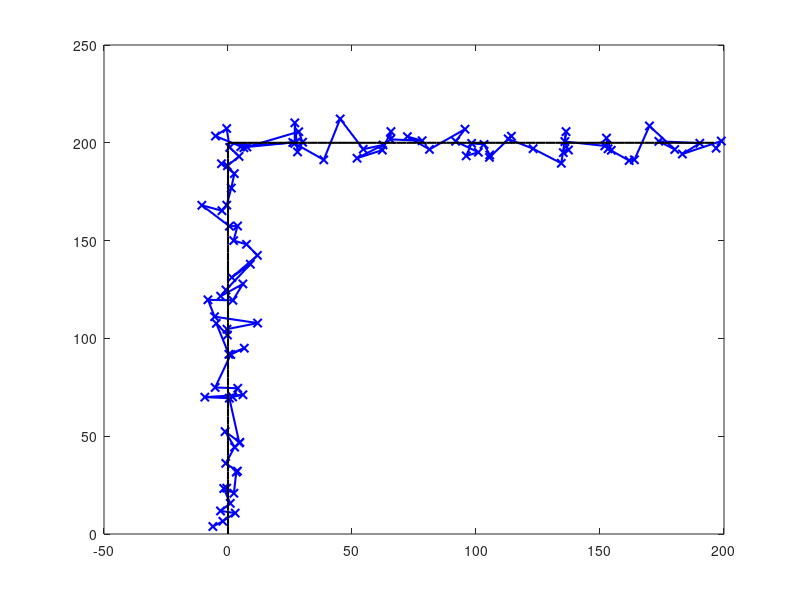

Reproduce this figure in MATLAB. (Note: this script raises an error after producing the figure.)
% Simulate improved GPS tracking
% Using Kalman filtering, prediction and smoothing
% Uses Matlab's notation
close all
%sigma2 = 1e-1;  % fast, more noisy
sigma2 = 1e-2;  % slow, low noise
v=4;    % speed m/s
h=1;    % sampling period in seconds
N=50;   % nr samples / 2 

% The true trajectory (two straight lines with a turn)
xtrue1=[zeros(1,N+1) 0:v*h:(N-1)*v*h];     
xtrue2=[0:v*h:N*v*h N*v*h*ones(1,N)];
xtrue=[xtrue1;xtrue2];

% The gps measurements
gps_accuracy = 5; % measurement accuracy in meter  
randn('state',0)
ygps = xtrue + gps_accuracy*randn(size(xtrue));
figure(1)
plot(ygps(1,:),ygps(2,:),'b-x','linewidth',1.5); 
hold on
plot(xtrue(1,:),xtrue(2,:),'k-','linewidth',1.5)

% The Kalman filter (matlab notation)
I = eye(2);
A = [I h*I; 0*I I];
G = [0*I;I];
C = [I 0*I];
Q = sigma2*I;    % tuning parameter
R = gps_accuracy^2*I;
[M,P,Z,E] = dlqe(A,G,C,Q,R);
kalman1 = ss(A-A*M*C,A*M,eye(4),zeros(4,2),h);
kalman0 = ss(A-A*M*C,A*M,eye(4)-M*C,M,h);

% Some plotting
time = (0:2*N)*h;
xpred1 = lsim(kalman1, ygps,time)';
ypred1 = C*xpred1;
plot(ypred1(1,:),ypred1(2,:),'r-','linewidth',1.5)

xpred01 = xpred1 + M*(ygps-C*xpred1);
xpred0 = lsim(kalman0, ygps,time)';
ypred0 = C*xpred0;

plot(ypred0(1,:),ypred0(2,:),'g-','linewidth',1.5)

legend('gps','true trajectory','kalman1','kalman0','Location','East')
title(['sigma2=' num2str(sigma2)],'fontsize',16,'fontweight','b')
% print -depsc gps1.eps

dp1 = diff(ypred1');
traveled1 = sum(sqrt(sum(dp1.^2,2)))

dp0 = diff(ypred0');
traveled0 = sum(sqrt(sum(dp0.^2,2)))

